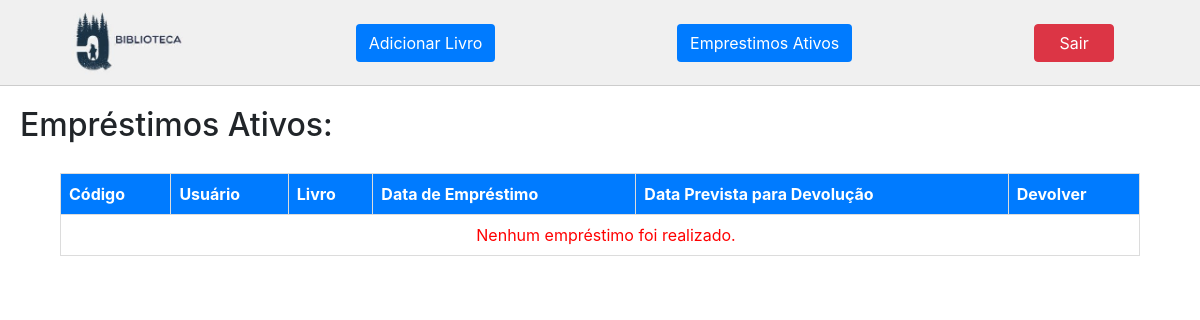
The app's page /emprestimos-ativo.php (signed in), older data.
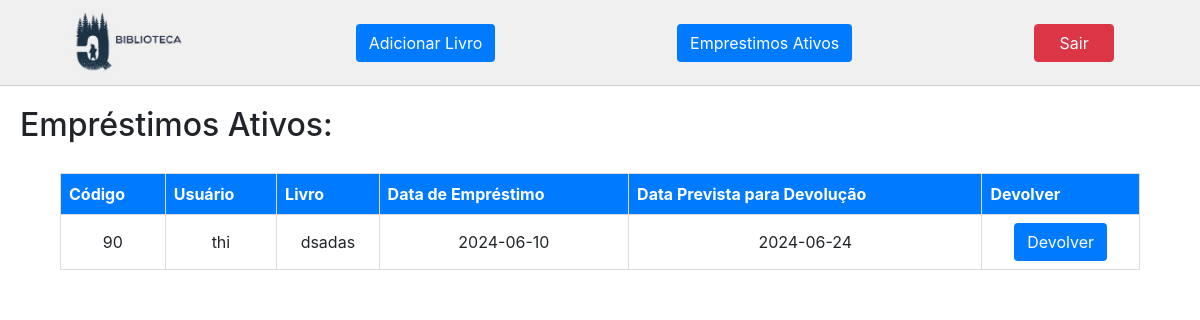
The same page, newer data.
### tables this page shows
CREATE TABLE `emprestimos` (
  `id` int NOT NULL,
  `id_usuario` int NOT NULL,
  `id_livro` int NOT NULL,
  `data_emprestimo` date NOT NULL,
  `data_devolucao` date DEFAULT NULL,
  `data_prevista_devolucao` date NOT NULL,
  `status` varchar(50) NOT NULL DEFAULT 'emprestado'
);

CREATE TABLE `usuarios` (
  `id` int NOT NULL,
  `nome` varchar(150) NOT NULL,
  `usuario` varchar(150) NOT NULL,
  `email` varchar(150) NOT NULL,
  `senha` varchar(150) NOT NULL,
  `senhaHash` varchar(150) NOT NULL,
  `isAdmin` tinyint(1) NOT NULL DEFAULT '0'
);

CREATE TABLE `livros` (
  `id` int NOT NULL,
  `titulo` varchar(150) NOT NULL,
  `autor` varchar(150) NOT NULL,
  `genero` varchar(150) NOT NULL,
  `ano_publicacao` int NOT NULL,
  `quantidade` int NOT NULL DEFAULT '1'
);

### banco.php (called while the page is built, shortened)
<?php
    $banco = new mysqli("localhost", "root", "", "biblioteca");
    function isAdmin($nomeUsuario):bool{
        global $banco;
        $q = "SELECT isAdmin FROM usuarios WHERE  usuario='$nomeUsuario'";
        $busca = $banco->query($q);
        if($busca->fetch_object()->isAdmin == 1){
            return true;
        }else{
            return false;
        }
    }
?>

### emprestimos-ativo.php (the view, shortened to what this page needs)
<!DOCTYPE html>
<html lang="pt-br">
<head>
    <link rel="stylesheet" href="./style/emprestimo.css">
    <link rel="stylesheet" href="https://cdn.jsdelivr.net/npm/bootstrap@4.0.0/dist/css/bootstrap.min.css">
</head>
<body>
<?php
    include 'banco.php';
    if(!isset($_SESSION["usuario"])){
        header("Location: login.php");
    }else{
        if (isAdmin($_SESSION["usuario"])) {
            echo "<nav class='header-nav'>";
            echo "<a href='emprestimo.php'><img src='./img/logo.jpg' alt='logo fundo cinza' class='logo'></a>";
            echo "<a href='adicionar.php' class='nav-link'><button class='btn'>Adicionar Livro</button></a>";
            echo "<a href='emprestimos-ativo.php' class='nav-link'><button class='btn'>Emprestimos Ativos</button></a>";
            echo "<a href='logout.php' class='nav-link'><button class='btn btn-danger' style='width: 80px;'>Sair</button></a>";
            echo "</nav>";
        }
    }
?>
<h2 class="titulo">Empréstimos Ativos: </h2>
<div class="container-table">
    <table>
        <tr>
            <th>Código</th>
            <th>Usuário</th>
            <th>Livro</th>
            <th>Data de Empréstimo</th>
            <th>Data Prevista para Devolução</th>
            <th>Devolver</th>
        </tr>
        <?php
        $q = "SELECT e.id, u.usuario, l.titulo, e.data_emprestimo, e.data_prevista_devolucao
                FROM emprestimos e
                JOIN usuarios u ON e.id_usuario = u.id
                JOIN livros l ON e.id_livro = l.id
                WHERE e.status = 'emprestado'";
        $resultado = $banco->query($q);
        if ($resultado->num_rows > 0) {
            while($row = $resultado->fetch_assoc()) {
                echo "<tr>
                        <td>" . $row['id'] . "</td>
                        <td>" . $row['usuario'] . "</td>
                        <td>" . $row['titulo'] . "</td>
                        <td>" . $row['data_emprestimo'] . "</td>
                        <td>" . $row['data_prevista_devolucao'] . "</td>
                        <td>
                            <a href='emprestimos-ativo.php?id_emprestimo=".$row['id']."'><button class='btn'>Devolver</button></a>
                        </td>
                    </tr>";
            }
        } else {
            echo "<tr><td colspan='6' class='mensagem'>Nenhum empréstimo foi realizado.</td></tr>";
        }
        ?>
    </table>
</div>
</body>
</html>

Row changes from the older to the newer data that the page shows:
added emprestimos: id "90", id_usuario.usuario "thi", id_livro.titulo "dsadas", data_emprestimo "2024-06-10", data_prevista_devolucao "2024-06-24"
Text that changed along with them:
text no longer shown: "Nenhum empréstimo foi realizado."
